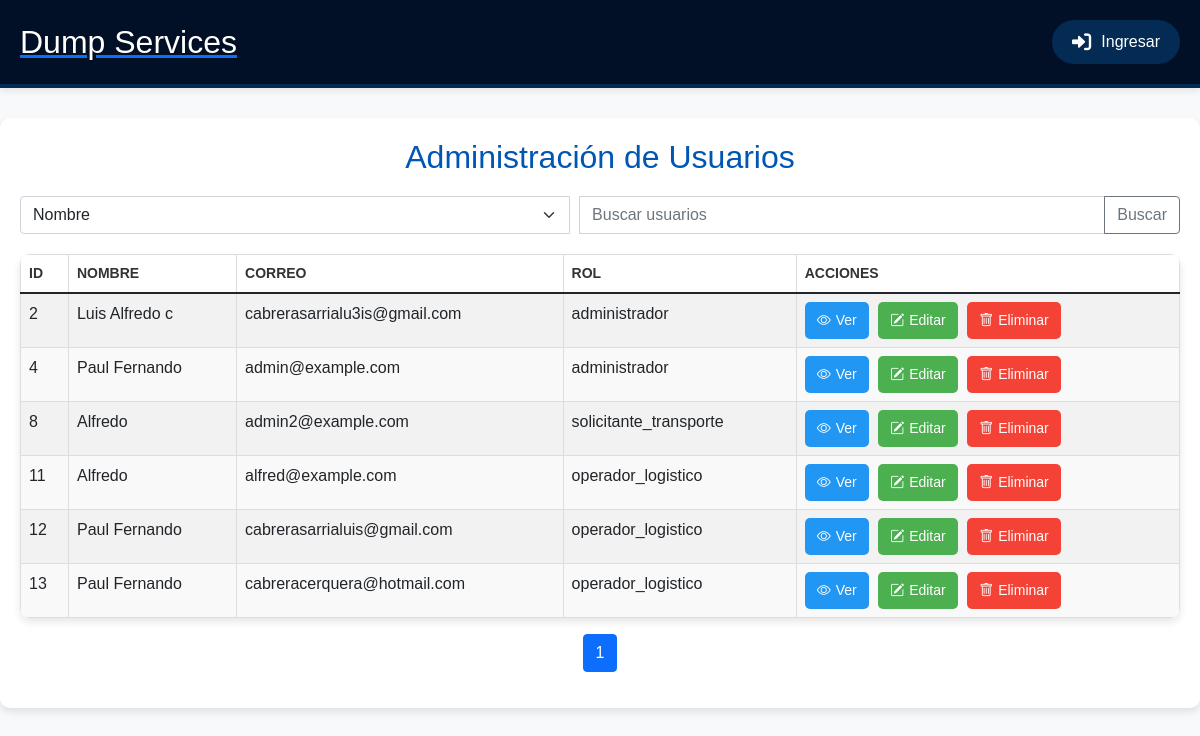
The app's page /admin_usuarios.php, older data.
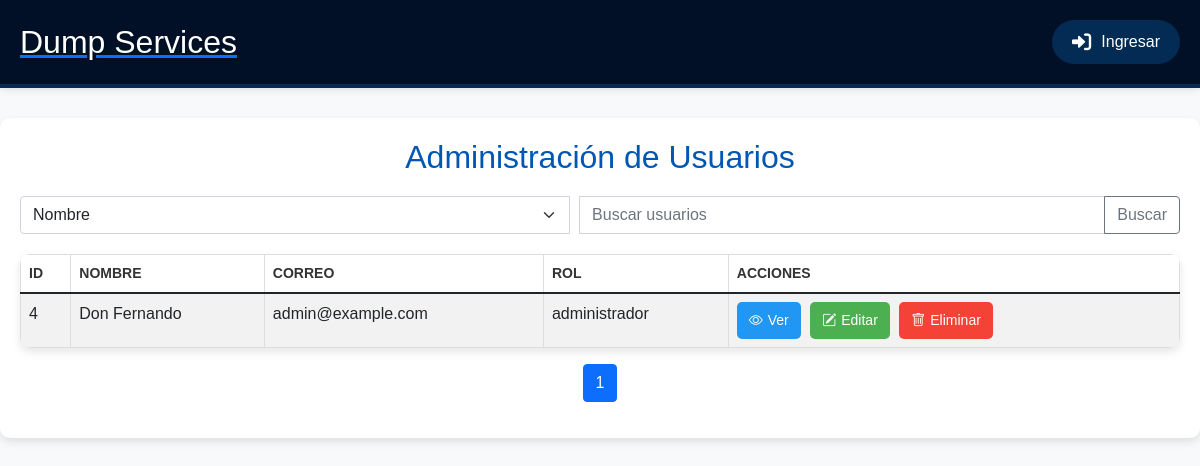
The same page, newer data.
### tables this page shows
CREATE TABLE `usuarios` (
  `id` int(11) NOT NULL,
  `nombre` varchar(50) NOT NULL,
  `apellidos` varchar(50) NOT NULL,
  `fecha_nacimiento` date NOT NULL,
  `tipo_documento` enum('cc','ce') NOT NULL,
  `numero_documento` varchar(20) NOT NULL,
  `correo` varchar(100) NOT NULL,
  `rol` enum('administrador','operador_logistico','solicitante_transporte') NOT NULL,
  `contrasena` varchar(255) NOT NULL,
  `telefono` varchar(20) DEFAULT NULL
);

### admin_usuarios.php (the view, shortened to what this page needs)
<?php
include 'conexion.php';
include 'header.php';
$searchTerm = '';
$filterBy = 'nombre';
$page = 1;
$resultsPerPage = 10;
$offset = ($page - 1) * $resultsPerPage;
$sql = "SELECT id, nombre, correo, rol FROM usuarios WHERE $filterBy LIKE '%$searchTerm%' LIMIT $resultsPerPage OFFSET $offset";
$result = $conn->query($sql);
$sql_total = "SELECT COUNT(*) as total FROM usuarios WHERE $filterBy LIKE '%$searchTerm%'";
$totalResult = $conn->query($sql_total);
$totalRows = $totalResult->fetch_assoc()['total'];
$totalPages = ceil($totalRows / $resultsPerPage);
?>
<!DOCTYPE html>
<html lang="es">
<head>
    <link href="https://cdn.jsdelivr.net/npm/bootstrap@5.1.3/dist/css/bootstrap.min.css" rel="stylesheet">
    <link href="https://cdn.jsdelivr.net/npm/bootstrap-icons/font/bootstrap-icons.css" rel="stylesheet">
</head>
<body>
    <div class="container">
        <h2>Administración de Usuarios</h2>
        <form method="GET" action="admin_usuarios.php">
            <div class="input-group">
                <select name="filter" class="form-select" aria-label="Filtro">
                    <option value="nombre" <?php if ($filterBy == 'nombre') echo 'selected'; ?>>Nombre</option>
                </select>
                <input type="text" name="search" class="form-control" placeholder="Buscar usuarios" value="<?php echo $searchTerm; ?>">
                <button class="btn btn-outline-secondary" type="submit">Buscar</button>
            </div>
        </form>
        <div id="results">
            <?php if ($result->num_rows > 0): ?>
                <table class="table table-striped">
                    <thead>
                        <tr>
                            <th>ID</th>
                            <th>Nombre</th>
                            <th>Correo</th>
                            <th>Rol</th>
                            <th>Acciones</th>
                        </tr>
                    </thead>
                    <tbody>
                        <?php while ($row = $result->fetch_assoc()): ?>
                            <tr>
                                <td><?php echo $row['id']; ?></td>
                                <td><?php echo $row['nombre']; ?></td>
                                <td><?php echo isset($row['correo']) ? $row['correo'] : 'No definido'; ?></td>
                                <td><?php echo $row['rol']; ?></td>
                                <td>
                                    <a href="#" class="view-btn" data-bs-toggle="modal" data-bs-target="#viewUserModal" data-id="<?php echo $row['id']; ?>" data-nombre="<?php echo $row['nombre']; ?>" data-correo="<?php echo $row['correo']; ?>" data-rol="<?php echo $row['rol']; ?>"><i class="icon bi bi-eye"></i>Ver</a>
                                    <a href="edit_usuario.php?id=<?php echo $row['id']; ?>" class="edit-btn"><i class="icon bi bi-pencil-square"></i>Editar</a>
                                    <a href="admin_usuarios.php?delete=<?php echo $row['id']; ?>" class="delete-btn" onclick="return confirm('¿Estás seguro de que deseas eliminar este usuario?');"><i class="icon bi bi-trash"></i>Eliminar</a>
                                </td>
                            </tr>
                        <?php endwhile; ?>
                    </tbody>
                </table>
                <nav>
                    <ul class="pagination justify-content-center">
                        <?php for ($i = 1; $i <= $totalPages; $i++): ?>
                            <li class="page-item <?php if ($i == $page) echo 'active'; ?>">
                                <a class="page-link" href="admin_usuarios.php?page=<?php echo $i; ?>&search=<?php echo $searchTerm; ?>&filter=<?php echo $filterBy; ?>"><?php echo $i; ?></a>
                            </li>
                        <?php endfor; ?>
                    </ul>
                </nav>
            <?php else: ?>
                <p class="no-data">No se encontraron usuarios.</p>
            <?php endif; ?>
        </div>
    </div>
</body>
</html>

### header.php (shortened to what this page needs)
<!DOCTYPE html>
<html lang="es">
<head>
    <link rel="stylesheet" href="https://cdnjs.cloudflare.com/ajax/libs/font-awesome/6.0.0-beta3/css/all.min.css">
</head>
<body>
    <header class="main-header">
        <div class="logo">
            <a href="index.php  "><h1>Dump Services</h1>
            </a>
        </div>
        <div class="auth-buttons">
            <?php
            if (isset($_SESSION['usuario_id'])) {
                echo '<button onclick="window.location.href = \'logout.php\';"><i class="fas fa-sign-out-alt"></i> Cerrar Sesión</button>';
                $rol = $_SESSION['rol'];
                switch ($rol) {
                    case 'solicitante_transporte':
                        $rol_url = 'solicitante.php';
                        break;
                    case 'operador_logistico':
                        $rol_url = 'operario.php';
                        break;
                    case 'administrador':
                        $rol_url = 'admin.php';
                        break;
                    default:
                        $rol_url = '#';
                        break;
                }
                echo '<button onclick="window.location.href = \'' . $rol_url . '\';"><i class="fas fa-user"></i> Mi Cuenta</button>';
            } else {
                echo '<button onclick="window.location.href = \'login.php\';"><i class="fas fa-sign-in-alt"></i> Ingresar</button>';
            }
            ?>
        </div>
    </header>
</body>
</html>

### header.php (style rules this page uses)
:root { --primary-color: #032b53; --secondary-color: #064575; --background-color: #f2f2f2; --header-background: #021027; --header-shadow: rgba(0, 0, 0, 0.1); --header-border: #032b53; --text-color: #333; --button-border-radius: 50px; --transition-speed: 0.3s; }
* { margin: 0; padding: 0; box-sizing: border-box; }
body { font-family: 'Segoe UI', Tahoma, Geneva, Verdana, sans-serif; background-color: var(--background-color); color: var(--text-color); }
a { text-decoration: none; }
.main-header { display: flex; justify-content: space-between; align-items: center; background-color: var(--header-background); color: #fff; padding: 20px; box-shadow: 0 2px 8px var(--header-shadow); border-bottom: 4px solid var(--header-border); }
.main-header .logo h1 { font-size: 2rem; color: #fff; margin: 0; text-shadow: 1px 1px 2px rgba(0, 0, 0, 0.2); transition: color var(--transition-speed) ease; }
.auth-buttons { display: flex; gap: 10px; }
.auth-buttons button { background-color: var(--primary-color); color: #fff; border: none; padding: 10px 20px; font-size: 1rem; cursor: pointer; border-radius: var(--button-border-radius); display: flex; align-items: center; gap: 10px; transition: background-color var(--transition-speed) ease, transform var(--transition-speed) ease; }
.auth-buttons button i { font-size: 1.2rem; }

### admin_usuarios.php (style rules this page uses)
body { font-family: Arial, sans-serif; background-color: #f8f9fa; color: #333; margin: 0; padding: 0; }
.container { max-width: 1200px; margin: 30px auto; padding: 20px; background-color: #ffffff; border-radius: 10px; box-shadow: 0 4px 8px rgba(0, 0, 0, 0.1); }
h2 { text-align: center; color: #0056b3; margin-bottom: 20px; }
table { width: 100%; border-collapse: collapse; margin-bottom: 20px; box-shadow: 0 4px 8px rgba(0, 0, 0, 0.1); background-color: #fff; border-radius: 10px; overflow: hidden; }
th, td { border: 1px solid #ddd; padding: 12px; text-align: left; }
th { background-color: #f2f2f2; color: #333; font-weight: bold; text-transform: uppercase; font-size: 14px; }
.edit-btn, .delete-btn, .view-btn { text-decoration: none; padding: 8px 12px; border-radius: 5px; font-size: 14px; margin-right: 5px; transition: background-color 0.3s; display: inline-block; text-align: center; }
.edit-btn { background-color: #4CAF50; color: white; }
.delete-btn { background-color: #f44336; color: white; }
.view-btn { background-color: #2196F3; color: white; }
.input-group { margin-bottom: 20px; }
.form-select { margin-right: 10px; }
.icon { margin-right: 5px; }
tr:nth-child(even) { background-color: #f9f9f9; }

Row changes from the older to the newer data that the page shows:
removed usuarios: id "2", nombre "Luis Alfredo c", correo "cabrerasarrialu3is@gmail.com", rol "administrador"
removed usuarios: id "8", nombre "Alfredo", correo "admin2@example.com", rol "solicitante_transporte"
removed usuarios: id "11", nombre "Alfredo", correo "alfred@example.com", rol "operador_logistico"
removed usuarios: id "12", nombre "Paul Fernando", correo "cabrerasarrialuis@gmail.com", rol "operador_logistico"
removed usuarios: id "13", nombre "Paul Fernando", correo "cabreracerquera@hotmail.com", rol "operador_logistico"
changed usuarios "admin@example.com": nombre "Paul Fernando" → "Don Fernando"
